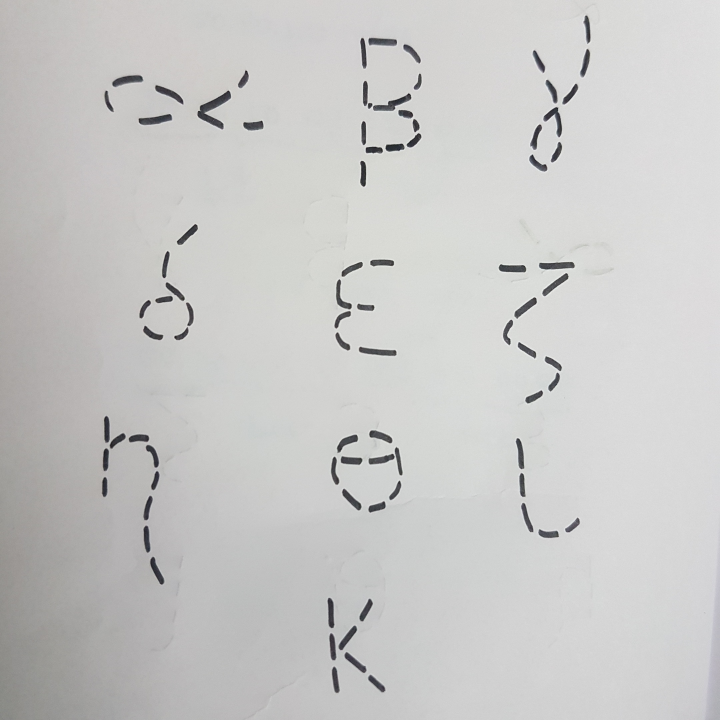
%> input picture DIP/Assignment 2/OUTPUT ASSIGNMENT 2/greek.jpg, 2160 x 2160 px (shown at 1/3 size)
$ octave ques5.m   (GNU Octave 9; MATLAB toolbox functions it lacks are replaced by stand-ins)
%> lines starting %> are read from the running program, lines starting %| are printed output that depends on the picture; in (x1, y1, x2, y2) boxes, pixels count from 0 and x2, y2 are one past the last pixel; in counts of white or black regions, pixels touching at a corner belong together; the program's own positions count from 1
z=imread('greek.jpg');
x=uint8(zeros(2160,2160));
z=rgb2gray(z);

subplot(2,4,1);
imshow(z);
title('input image');


for i=1:2160
    for j=1:2160
        if(z(i,j)<120)
            x(i,j)=0;
        else
            x(i,j)=255;
        end
    end
end
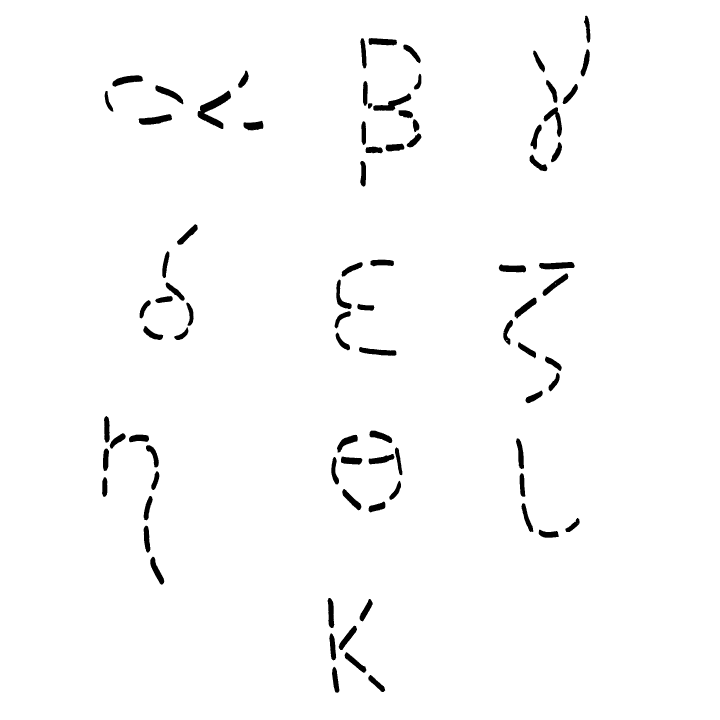
%> x: size 2160x2160 uint8 (shown at 1/3 size); 98% white; 85 black regions, largest, box (x1, y1, x2, y2) and area: (593, 272, 693, 387) 3946, (1120, 280, 1234, 332) 2143, (416, 342, 516, 375) 1930
subplot(2,4,2);
imshow(x);
title('thresholded input');

se=strel('square',8);
erodedx=imerode(x,se);
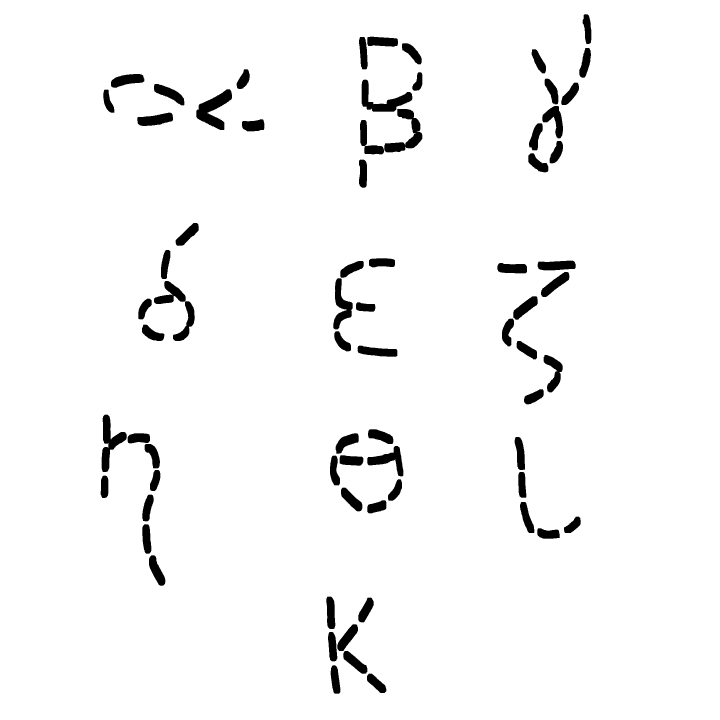
%> erodedx: size 2160x2160 uint8 (shown at 1/3 size); 96.6% white; 73 black regions, largest, box (x1, y1, x2, y2) and area: (589, 268, 696, 390) 5891, (1153, 327, 1267, 457) 5409, (1085, 239, 1237, 335) 5293
subplot(2,4,3);
imshow(erodedx);
title('Erosion of x');


subplot(2,4,4);
imshow(imdilate(x,se));
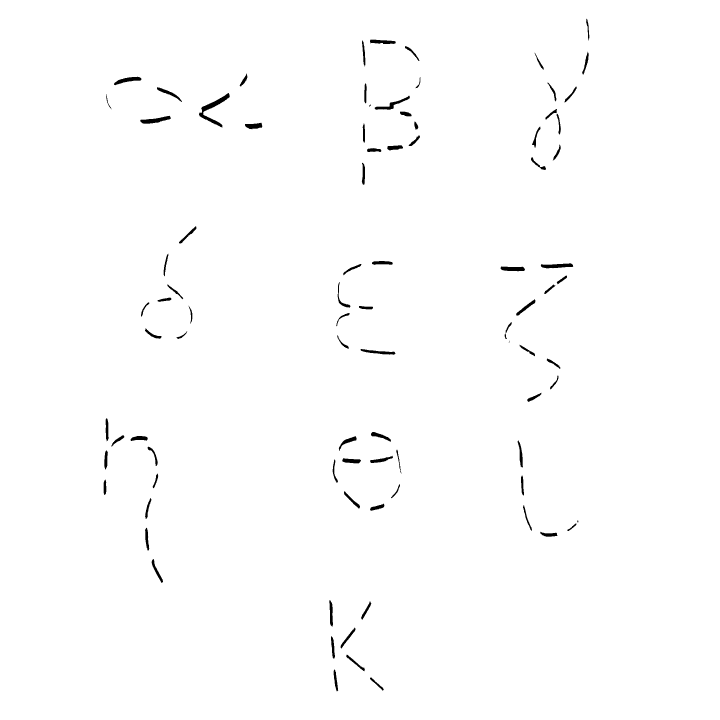
%> displayed picture: size 2160x2160, on the screen's scale of 0 to 255 (shown at 1/3 size); 99.2% white; 89 black regions (3 under 20 px), largest, box (x1, y1, x2, y2) and area: (597, 279, 689, 383) 2080, (421, 347, 512, 371) 1066, (1124, 287, 1230, 329) 994
title('Dialation of x');

subplot(2,4,5);
imshow(imopen(x,se));
title('Opening');


subplot(2,4,6);
imshow(imclose(x,se));
title('Closing');


subplot(2,4,7);
imshow(bwmorph(x,'thicken'));
title('Thickening');


subplot(2,4,8);
imshow(bwmorph(x,'thin'));
title('Thinning');
